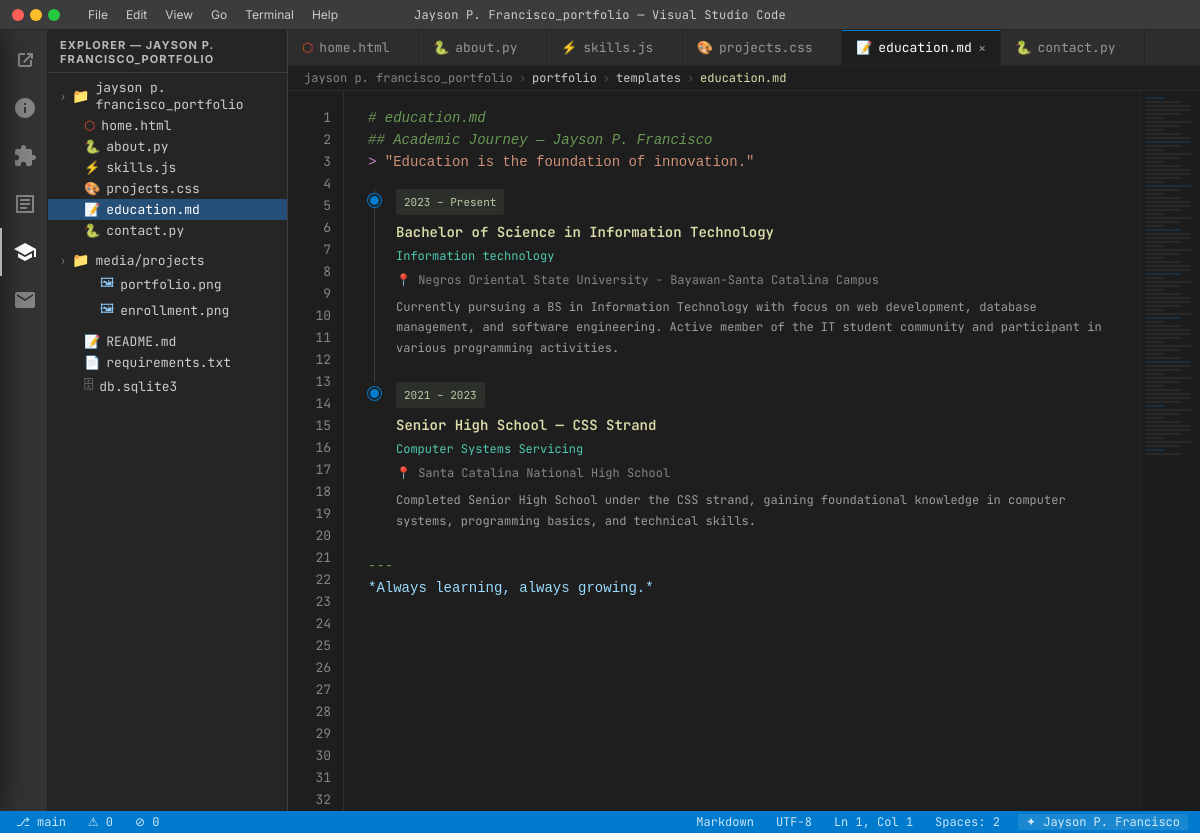
Before: /education/ with the older database file.
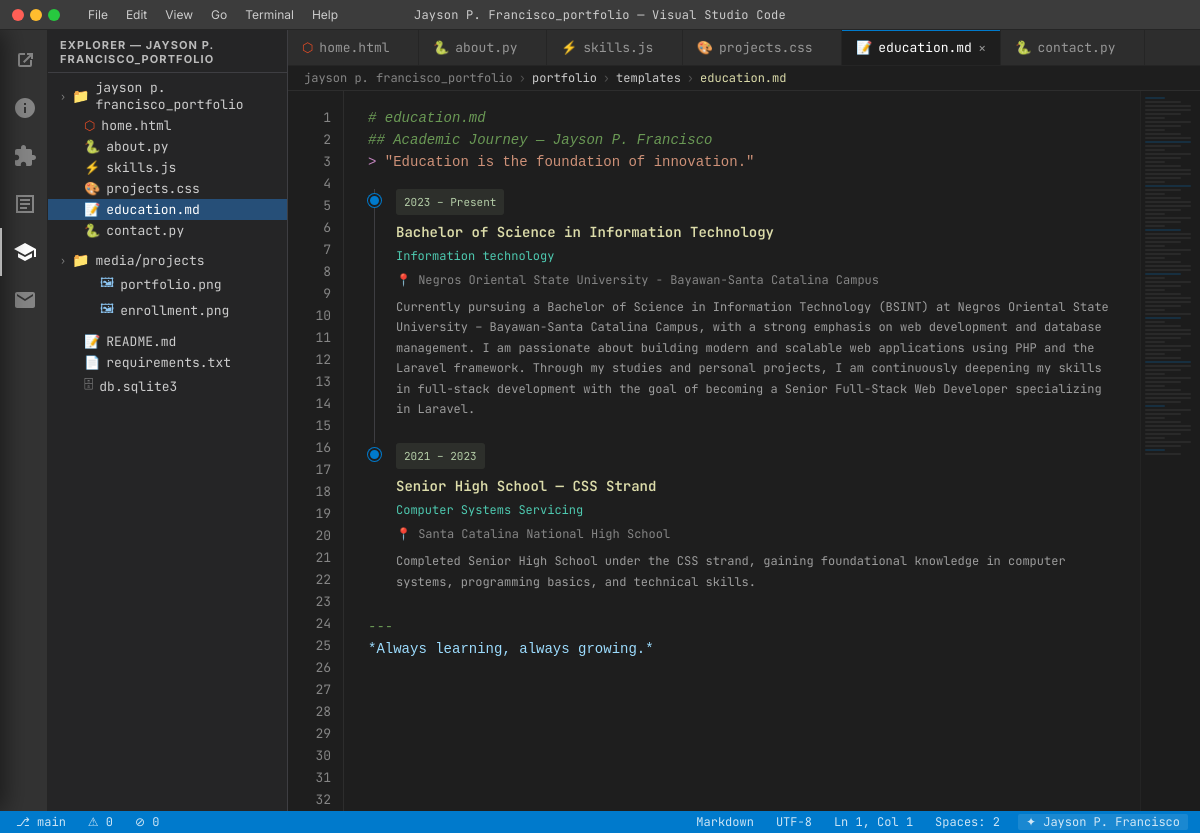
After: the same page with the newer database file.
### portfolio/models.py (models this page shows, shortened)
class Education(models.Model):
    school = models.CharField(max_length=200)
    degree = models.CharField(max_length=200)
    field_of_study = models.CharField(max_length=200, blank=True)
    year_start = models.IntegerField()
    year_end = models.IntegerField(null=True, blank=True, help_text='Leave blank if currently enrolled')
    description = models.TextField(blank=True)
    order = models.IntegerField(default=0)
    def get_year_range(self):
        end = self.year_end if self.year_end else 'Present'
        return f'{self.year_start} – {end}'
    class Meta:
        ordering = ['order', '-year_start']

### portfolio/views.py (the view)
# urls.py: path('education/',views.education, name='education'),
def education(request):
    profile = get_profile()
    education_list = Education.objects.all()
    return render(request, 'portfolio/education.html', {
        'profile': profile,
        'education_list': education_list,
    })

### portfolio/views.py (called while the page is built)
def get_profile():
    return Profile.objects.first()

### portfolio/templates/portfolio/education.html (shortened to what this page needs)
{% extends 'portfolio/base.html' %}
{% block breadcrumb %}education.md{% endblock %}
{% block sb_lang %}Markdown{% endblock %}
{% block content %}
<code class="code-line"><span class="cm"># education.md</span></code>
<code class="code-line"><span class="cm">## Academic Journey — {{ profile.name|default:"Jayson" }}</span></code>
<code class="code-line"><span class="kw">&gt;</span> <span class="str">"Education is the foundation of innovation."</span></code>
<div class="timeline">
  {% for edu in education_list %}
  <div class="tl-item">
    <div class="tl-dot"></div>
    <div class="tl-year">{{ edu.get_year_range }}</div>
    <div class="tl-degree">{{ edu.degree }}</div>
    {% if edu.field_of_study %}<div class="tl-field">{{ edu.field_of_study }}</div>{% endif %}
    <div class="tl-school">📍 {{ edu.school }}</div>
    {% if edu.description %}<div class="tl-desc">{{ edu.description }}</div>{% endif %}
  </div>
  {% empty %}
  <div class="cm" style="padding:16px">// No education records yet — add them in the Admin panel.</div>
  {% endfor %}
</div>
<code class="code-line"><span class="cm">---</span></code>
<code class="code-line"><span class="vr">*Always learning, always growing.*</span></code>
{% endblock %}

Changed rows visible on the page:
changed Education "Bachelor of Science in Information Technology": description "Currently pursuing a BS in Information Technology with focus on web development, database management, and software engineering. Active member of the IT student community and participant in various programming activities." → "Currently pursuing a Bachelor of Science in Information Technology (BSINT) at Negros Oriental State University – Bayawan-Santa Catalina Campus, with a strong emphasis on web development and database management. I am passionate about building modern and scalable web applications using PHP and the Laravel framework. Through my studies and personal projects, I am continuously deepening my skills in full-stack development with the goal of becoming a Senior Full-Stack Web Developer specializing in Laravel."
